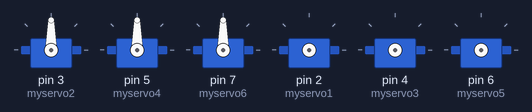
Simulated run of this sketch. Board: Arduino Uno, built with avr-gcc and run on an emulated ATmega328P. Parts: 6 × servo.

Above: at 0.1 s.
Timing chart, 0 to 40.0 s (numbered marks = the images above):
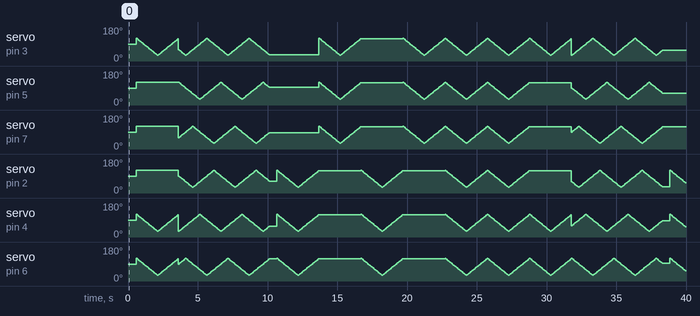

The sketch:

hekpsTAPR13_02.ino
```cpp
#include <Servo.h>

/*
 ** heksapod **

 3_12_______7_6
 2_11_______8_5
 1_10_______9_4


4_13___ 8_7
3_12___ 9_6
2_11___10_5
 */
//right
Servo myservo4 ;
Servo myservo5;
Servo myservo6;
//Servo myservo7;
//Servo myservo8;
//Servo myservo9;

//left
Servo myservo1;
Servo myservo2;
Servo myservo3;
//Servo myservo10;
//Servo myservo11;
//Servo myservo12;
int a;
float v = 1;
int ang[] = {120, 90, 60, 30, 60, 90};
int zn[] = { -1, -1, -1, +1, +1, +1};

void setup()
{
/*
  myservo7.attach(8);
  myservo9.attach(10);
  myservo11.attach(12);
  delay(300);
  myservo8.attach(9);
  myservo10.attach(11);
  myservo12.attach(13);
  delay(300);*/
  myservo2.attach(3);
  myservo4.attach(5);
  myservo6.attach(7);
  delay(300);
  myservo1.attach(2);
  myservo3.attach(4);
  myservo5.attach(6);
  delay(300);
  myservo2.write(120);
  myservo4.write(120);
  myservo6.write(120);
  myservo1.write(120);
  myservo3.write(120);
  myservo5.write(120);
 /* myservo7.write(90);
  myservo8.write(90);
  myservo9.write(90);
  myservo10.write(90);
  myservo11.write(90);
  myservo12.write(90);
  delay(1000);*/

}

void cancan()
{
  for (a = 0; a < 90; a += 3)
  {
    myservo1.write(120 - a);
    myservo3.write(120 - a);
    myservo5.write(120 - a);
    delay(50);
  }
  for (a = 90; a > 0; a -= 3)
  {
    myservo1.write(120 - a);
    myservo3.write(120 - a);
    myservo5.write(120 - a);
    delay(50);
  }


  for (a = 0; a < 90; a += 3)
  {
    myservo2.write(120 - a);
    myservo4.write(120 - a);
    myservo6.write(120 - a);
    delay(50);
  }
  for (a = 90; a > 0; a -= 3)
  {
    myservo2.write(120 - a);
    myservo4.write(120 - a);
    myservo6.write(120 - a);
    delay(50);
  }

}

void gopak()
{
  for (a = 0; a < 90; a += 3)
  {
    myservo1.write(120 - a);
    myservo3.write(120 - a);
    myservo5.write(120 - a);
    myservo2.write(120 - a);
    myservo4.write(120 - a);
    myservo6.write(120 - a);
    delay(50);
  }
  for (a = 90; a > 0; a -= 3)
  {
    myservo1.write(120 - a);
    myservo3.write(120 - a);
    myservo5.write(120 - a);
    myservo2.write(120 - a);
    myservo4.write(120 - a);
    myservo6.write(120 - a);
    delay(50);
  }
}
void lombada()
{

  int p1 = zn[0];
  int p2 = ang[0];

  for (int i = 0; i < 5; i++)
  {
    zn[i] = zn[i + 1];
    ang[i] = ang[i + 1];
  }
  zn[5] = p1;
  ang[5] = p2;

  for (a = 0; a < 30; a += 3)
  {
    myservo1.write(ang[0] + zn[0]*a);
    myservo2.write(ang[1] + zn[1]*a);
    myservo3.write(ang[2] + zn[2]*a);
    myservo6.write(ang[3] + zn[3]*a);
    myservo5.write(ang[4] + zn[4]*a);
    myservo4.write(ang[5] + zn[5]*a);

    delay(50);
  }

}

void stopp()
{
    myservo1.write(90);
    myservo2.write(90);
    myservo3.write(90);
    myservo6.write(90);
    myservo5.write(90);
    myservo4.write(90);
delay(100);

}
void loop()
{

  for (a = 0; a < 90; a += 3)
  {
    myservo2.write(120 - a);
    myservo3.write(120 - a);
    myservo5.write(120 - a);
    delay(50);
  }
  for (a = 90; a > 0; a -= 3)
  {
    myservo2.write(120 - a);
    myservo3.write(120 - a);
    myservo5.write(120 - a);
    delay(50);
  }


for(int l=0; l<13; l++)
  {
   lombada();
  }
  delay(500);
//stopp();
cancan();
cancan();
gopak();
gopak();


}
```
